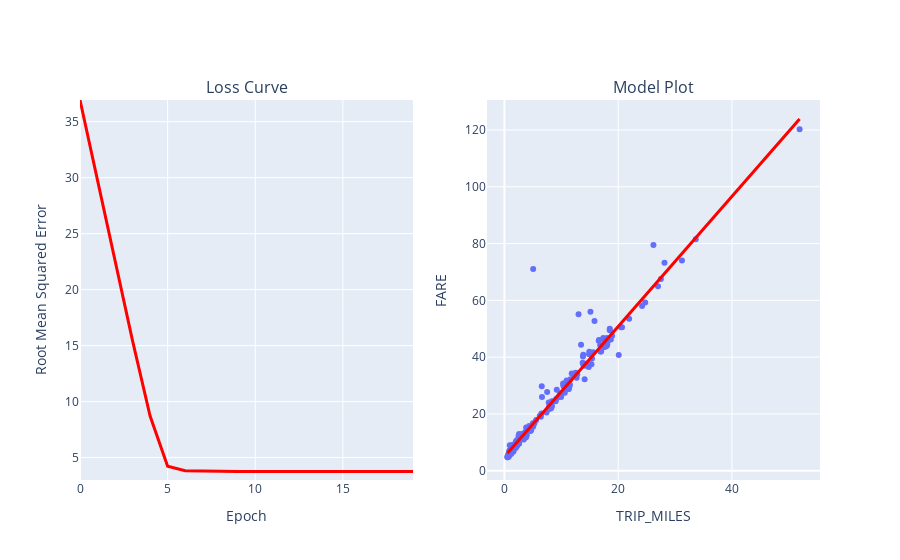
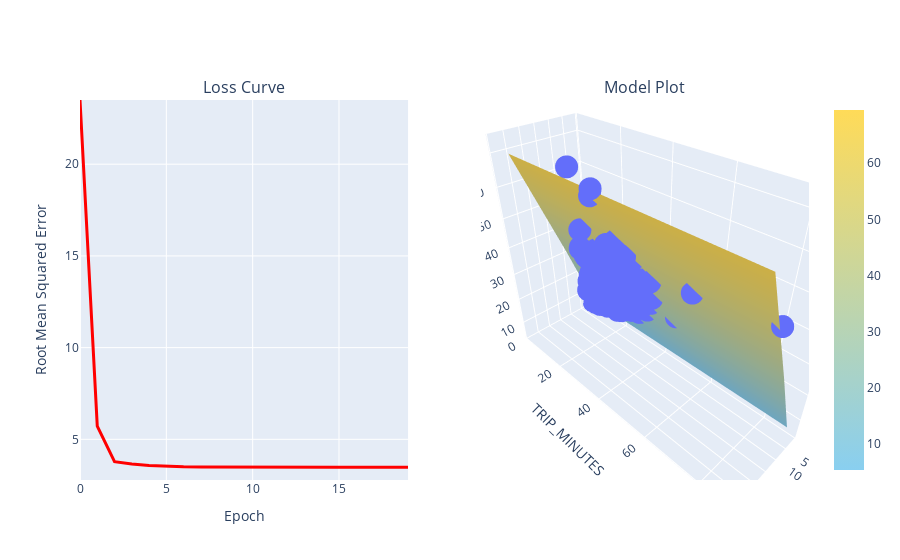

The notebook cell saved with these charts, in order:
### Code cell
# The following variables are the hyperparameters.
learning_rate = 0.001
epochs = 20
batch_size = 50

# Specify the feature and the label.
features = ['TRIP_MILES']
label = 'FARE'

model_1 = run_experiment(training_df, features, label, learning_rate, epochs, batch_size)

# learning_rate = 0.001
# epochs = 20
# batch_size = 50

# # Specify the feature and the label.
# features = ['TRIP_MILES']
# label = 'FARE'

# model_1 = run_experiment(training_df, features, label, learning_rate, epochs, batch_size)

learning_rate = 0.001
epochs = 20
batch_size = 50

training_df.loc[:, 'TRIP_MINUTES'] = training_df['TRIP_SECONDS']/60

features = ['TRIP_MILES', 'TRIP_MINUTES']
label = 'FARE'

model_2 = run_experiment(training_df, features, label, learning_rate, epochs, batch_size)

def format_currency(x):
  return "${:.2f}".format(x)

def build_batch(df, batch_size):
  batch = df.sample(n=batch_size).copy()
  batch.set_index(np.arange(batch_size), inplace=True)
  return batch

def predict_fare(model, df, features, label, batch_size=50):
  batch = build_batch(df, batch_size)
  predicted_values = model.predict_on_batch(x=batch.loc[:, features].values)

  data = {"PREDICTED_FARE": [], "OBSERVED_FARE": [], "L1_LOSS": [],
          features[0]: [], features[1]: []}
  for i in range(batch_size):
    predicted = predicted_values[i][0]
    observed = batch.at[i, label]
    data["PREDICTED_FARE"].append(format_currency(predicted))
    data["OBSERVED_FARE"].append(format_currency(observed))
    data["L1_LOSS"].append(format_currency(abs(observed - predicted)))
    data[features[0]].append(batch.at[i, features[0]])
    data[features[1]].append("{:.2f}".format(batch.at[i, features[1]]))

  output_df = pd.DataFrame(data)
  return output_df

### Figure 1 — Plotly figure (JSON) as saved in the notebook; plotly's stock layout.template omitted (floating-point values rounded to 4 significant figures; data arrays with more than 128 entries replaced by an {"elided": "..."} marker saying what was removed)
{"data": [{"hovertemplate": "TRIP_MILES=%{x}<br>FARE=%{y}<extra></extra>", "legendgroup": "", "marker": {"color": "#636efa", "symbol": "circle"}, "mode": "markers", "name": "", "orientation": "v", "showlegend": false, "type": "scatter", "x": {"elided": "200 float values"}, "xaxis": "x2", "y": {"elided": "200 float values"}, "yaxis": "y2"}, {"hovertemplate": "TRIP_MILES=%{x}<br>FARE_PREDICTED=%{y}<extra></extra>", "legendgroup": "", "line": {"color": "#ff0000", "dash": "solid", "width": 3}, "marker": {"symbol": "circle"}, "mode": "lines", "name": "", "orientation": "v", "showlegend": false, "type": "scatter", "x": {"elided": "200 float values"}, "xaxis": "x2", "y": {"elided": "200 float values"}, "yaxis": "y2"}, {"hovertemplate": "x=%{x}<br>y=%{y}<extra></extra>", "legendgroup": "", "line": {"color": "#ff0000", "dash": "solid", "width": 3}, "marker": {"symbol": "circle"}, "mode": "lines", "name": "", "orientation": "v", "showlegend": false, "type": "scatter", "x": [0, 1, 2, 3, 4, 5, 6, 7, 8, 9, 10, 11, 12, 13, 14, 15, 16, 17, 18, 19], "xaxis": "x", "y": [36.94, 29.7, 22.53, 15.42, 8.713, 4.235, 3.82, 3.779, 3.761, 3.752, 3.748, 3.747, 3.746, 3.746, 3.746, 3.746, 3.746, 3.746, 3.746, 3.745], "yaxis": "y"}], "layout": {"annotations": [{"font": {"size": 16}, "showarrow": false, "text": "Loss Curve", "x": 0.225, "xanchor": "center", "xref": "paper", "y": 1, "yanchor": "bottom", "yref": "paper"}, {"font": {"size": 16}, "showarrow": false, "text": "Model Plot", "x": 0.775, "xanchor": "center", "xref": "paper", "y": 1, "yanchor": "bottom", "yref": "paper"}], "autosize": true, "xaxis": {"anchor": "y", "autorange": true, "domain": [0, 0.45], "range": [0, 19], "title": {"text": "Epoch"}, "type": "linear"}, "xaxis2": {"anchor": "y2", "autorange": true, "domain": [0.55, 1], "range": [-2.912, 55.33], "title": {"text": "TRIP_MILES"}, "type": "linear"}, "yaxis": {"anchor": "x", "domain": [0, 1], "range": [2.996, 36.94], "title": {"text": "Root Mean Squared Error"}, "type": "linear"}, "yaxis2": {"anchor": "x2", "autorange": true, "domain": [0, 1], "range": [-4.657, 130.6], "title": {"text": "FARE"}, "type": "linear"}}}

### Figure 2 — Plotly figure (JSON) as saved in the notebook; plotly's stock layout.template omitted (floating-point values rounded to 4 significant figures; data arrays with more than 128 entries replaced by an {"elided": "..."} marker saying what was removed)
{"data": [{"hovertemplate": "TRIP_MILES=%{x}<br>TRIP_MINUTES=%{y}<br>FARE=%{z}<extra></extra>", "legendgroup": "", "marker": {"color": "#636efa", "symbol": "circle"}, "mode": "markers", "name": "", "scene": "scene", "showlegend": false, "type": "scatter3d", "x": {"elided": "200 float values"}, "y": {"elided": "200 float values"}, "z": {"elided": "200 float values"}}, {"colorscale": [[0, "#89CFF0"], [1, "#FFDB58"]], "scene": "scene", "type": "surface", "x": [0.5665, 10.83, 26.0], "y": [2.6, 42.48, 87.55], "z": [[5.357, 32.06, 69.47], [5.357, 32.06, 69.47], [5.357, 32.06, 69.47]]}, {"hovertemplate": "x=%{x}<br>y=%{y}<extra></extra>", "legendgroup": "", "line": {"color": "#ff0000", "dash": "solid", "width": 3}, "marker": {"symbol": "circle"}, "mode": "lines", "name": "", "orientation": "v", "showlegend": false, "type": "scatter", "x": [0, 1, 2, 3, 4, 5, 6, 7, 8, 9, 10, 11, 12, 13, 14, 15, 16, 17, 18, 19], "xaxis": "x", "y": [23.5, 5.721, 3.782, 3.651, 3.577, 3.53, 3.504, 3.491, 3.484, 3.481, 3.48, 3.479, 3.479, 3.479, 3.478, 3.478, 3.478, 3.478, 3.478, 3.478], "yaxis": "y"}], "layout": {"annotations": [{"font": {"size": 16}, "showarrow": false, "text": "Loss Curve", "x": 0.225, "xanchor": "center", "xref": "paper", "y": 1, "yanchor": "bottom", "yref": "paper"}, {"font": {"size": 16}, "showarrow": false, "text": "Model Plot", "x": 0.775, "xanchor": "center", "xref": "paper", "y": 1, "yanchor": "bottom", "yref": "paper"}], "autosize": true, "scene": {"aspectmode": "auto", "aspectratio": {"x": 0.523, "y": 1.543, "z": 1.24}, "domain": {"x": [0.55, 1], "y": [0, 1]}, "xaxis": {"title": {"text": "TRIP_MILES"}, "type": "linear"}, "yaxis": {"title": {"text": "TRIP_MINUTES"}, "type": "linear"}, "zaxis": {"title": {"text": "FARE"}, "type": "linear"}}, "xaxis": {"anchor": "y", "autorange": true, "domain": [0, 0.45], "range": [0, 19], "title": {"text": "Epoch"}, "type": "linear"}, "yaxis": {"anchor": "x", "domain": [0, 1], "range": [2.783, 23.5], "title": {"text": "Root Mean Squared Error"}, "type": "linear"}}}
